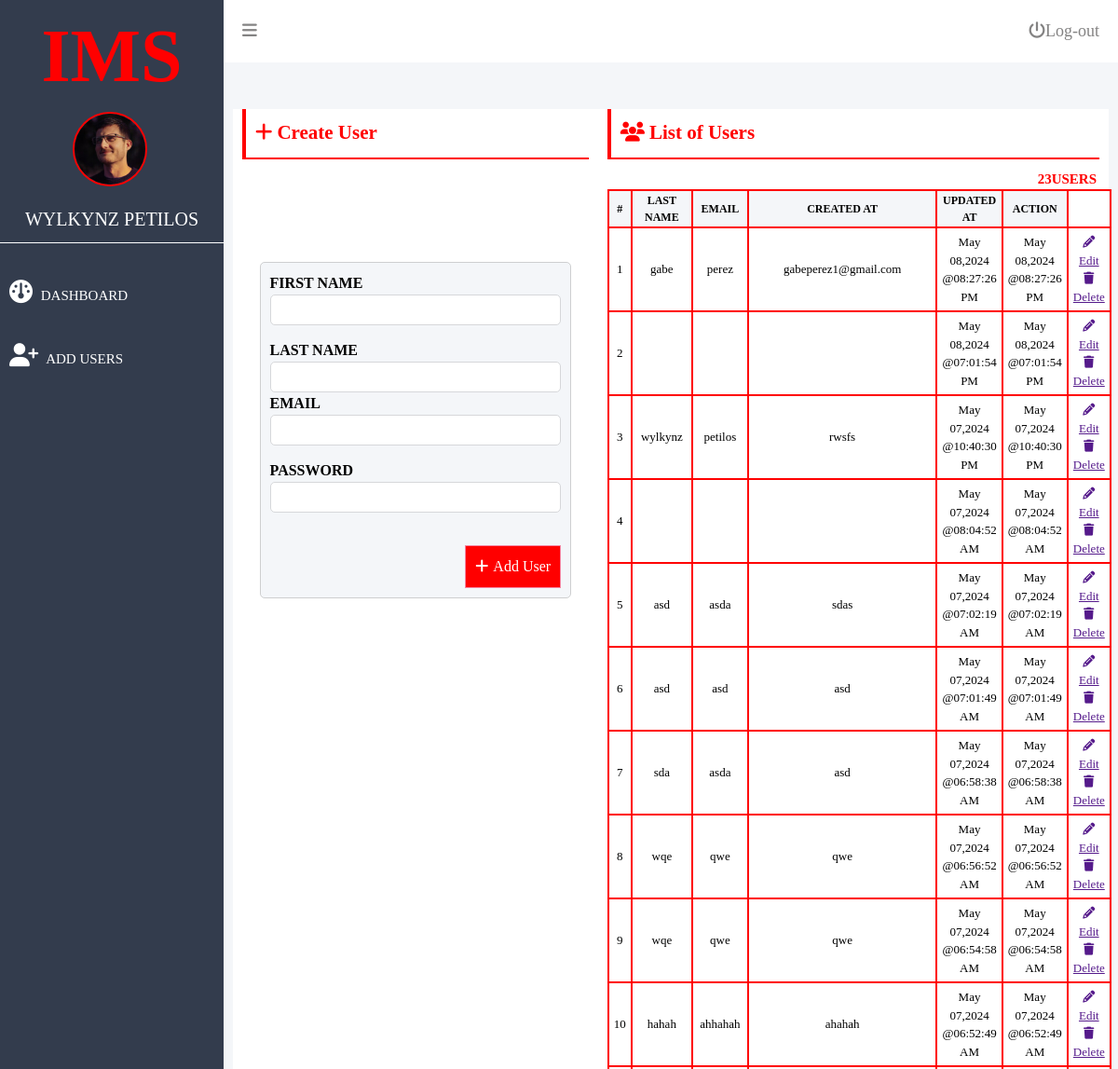
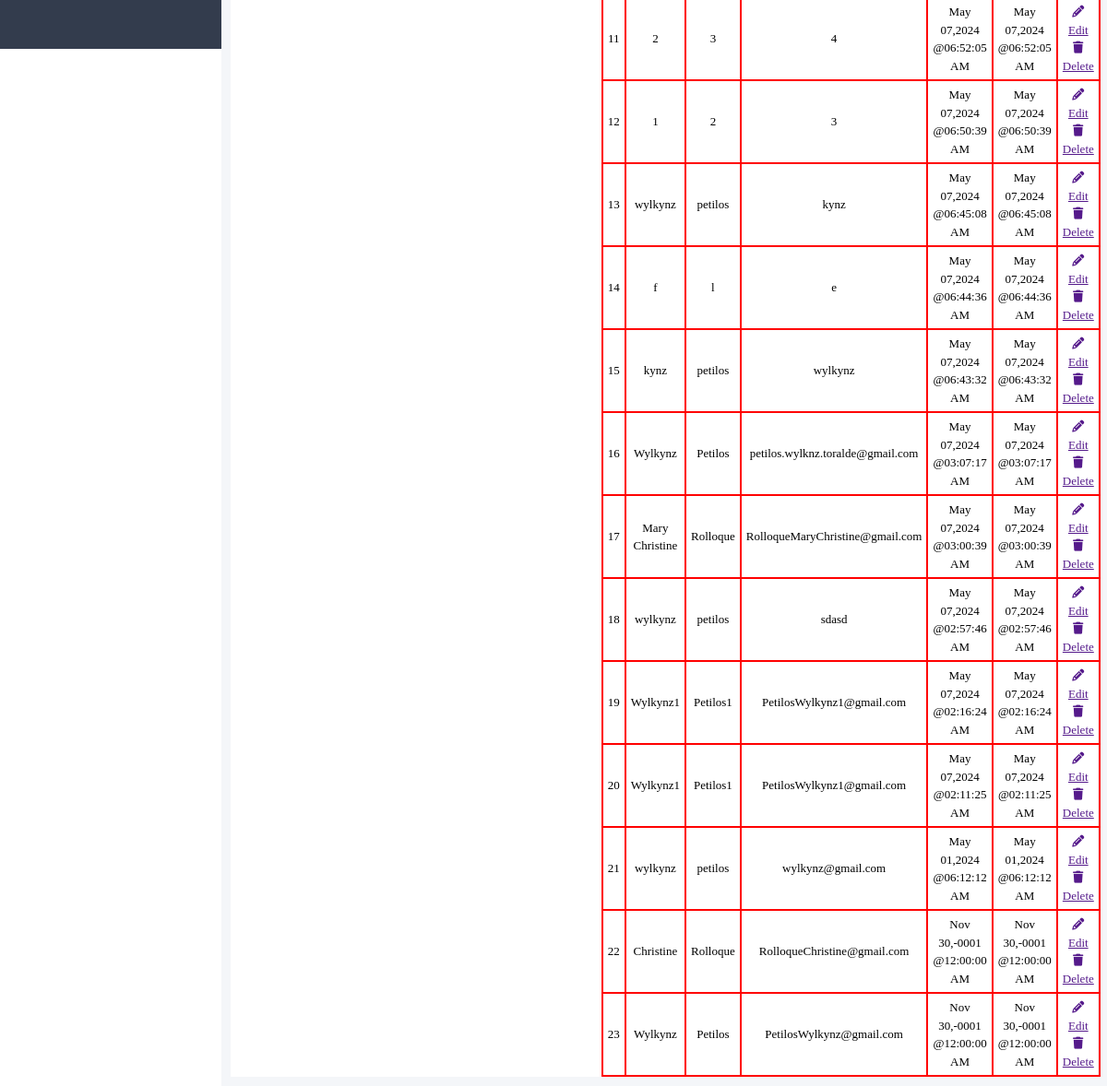
Screenshot of /user-add.php (signed in) with the database file from the repository (2 pictures, top to bottom).
### tables this page shows
CREATE TABLE `users` (
  `id` int(11) NOT NULL,
  `first_name` varchar(50) NOT NULL,
  `last_name` varchar(50) NOT NULL,
  `password` varchar(300) NOT NULL,
  `email` varchar(50) NOT NULL,
  `created_at` datetime NOT NULL,
  `updated_at` datetime NOT NULL
);

### IMS Database/show-users.php (called while the page is built)
<?php
include('connection.php');
$stmt = $conn->prepare("SELECT * FROM users ORDER BY created_at DESC");
$stmt->execute();
$stmt->setFetchMode(PDO::FETCH_ASSOC);
return $stmt->fetchAll();

### user-add.php (the view, shortened to what this page needs)
<?php
$user = $_SESSION['user'];
$users = include('IMS Database/show-users.php');
?>
<!DOCTYPE html>
<html>
<head>
    <link rel="stylesheet" type="text/css" href="CSS/ims.css">
    <link rel="stylesheet" href="https://cdnjs.cloudflare.com/ajax/libs/font-awesome/6.5.2/css/all.min.css"
 />
</head>
<body>
<div id="dashboardMainContainer">
    <?php include('partials/app-sidebar.php') ?>
    <div class="dashboard_content_container" id="dashboard_content_container">
    <?php include('partials/app-topnav.php') ?>
        <div class="dashboard_content">
        <div class="dashboard_content_main">
            <div class="row">
                <div class="column column-5">
                    <h1 class="section_header"><i class="fa fa-plus"></i>Create User</h1>
                      <div id="userAddFormContainer">
                       <form action="IMS Database/add.php" method="POST" class="appForm" id="userAddForm">
                    <div class="appFormInputContainer">
                        <label for="first_name">First Name</label>
                        <input type="text" class="appFormInput" id="first_name" name="first_name" />
                    </div class="appFormInputContainer">
                    <div>
                        <label for="last_name">Last Name</label>
                        <input type="text" class="appFormInput" id="last_name" name="last_name" />
                    </div>
                    <div class="appFormInputContainer">
    <label for="email">Email</label>
    <input type="text" class="appFormInput" id="email" name="email" autocomplete="email">
</div>
                    <div class="appFormInputContainer">
    <label for="password">Password</label>
    <input type="password" class="appFormInput" id="password" name="password" autocomplete="current-password">
</div>
                    <button type="submit" class="appBtn"><i class="fa-solid fa-plus"></i>Add User</button>
                </form>
                </div>
                </div>
                <div class="column column-7">
                <h1 class="section_header"><i class="fa fa-users"></i>List of Users</h1>
                        <div class="section_content">
                            <div class="users">
                                <p class="userCount"><?= count($users) ?>Users</p>
                                <table>
                                     <thead>
                                        <tr>
                                        <th>#</th>
                                        <th>Last Name</th>
                                        <th>Email</th>
                                        <th>Created At</th>
                                        <th>Updated At</th>
                                        <th>Action</th>
                                        </tr>
                                     </thead>
                                     <tbody>
                                        <?php
                                           foreach($users as $index => $user){ ?>
                                        <tr>
                                            <td><?= $index + 1 ?></td>
                                            <td><?= $user ['first_name'] ?></td>
                                            <td><?= $user ['last_name'] ?></td>
                                            <td><?= $user ['email'] ?></td>
                                            <td><?= date('M d,Y @h:i:s A', strtotime($user ['created_at'])) ?></td>
                                            <td><?= date('M d,Y @h:i:s A',strtotime($user ['updated_at'])) ?></td>
                                            <td>
                                                <a href=""><i class="fa fa-pencil"></i> Edit</a>
                                                <a href="" class="deleteUser" data-userid="<?= $user['id'] ?>" data-fname="<?= $user['first_name']?>"
                                                data-lname="<?= $user['last_name'] ?>"><i class="fa fa-trash"></i> Delete</a>
                                            </td>
                                        </tr>
                                        <?php }?>
                                     </tbody>
                                </table>
                            </div>
                        </div>
                </div>
              </div>
            </div>
        </div>
    </div>
</div>
</body>
</html>

### partials/app-sidebar.php
<div class="dashboard_sidebar" id="dashboard_sidebar">
        <h3 class="dashboard_logo" id="dashboard_logo">IMS</h3>
        <div class="dashboard_sidebar_user">
            <img src='images/user.jpg' alt="user Image." id="userImage"/>
            <span><?= $user['first_name']. ' ' . $user['last_name']?></span>
        </div>
        <div class="dashboard_side_menus">
            <ul class="dashboard_menu_list">
                <li>
                    <a href="./dashboard.php" > <i class="fa-solid fa-gauge"> </i> <span class="menuText"> DASHBOARD</span></a>
                </li>
                <li>
                    <a href="./user-add.php"> <i class="fa-solid fa-user-plus"> </i> <span class="menuText"> ADD USERS</span></a>
                </li>
            </ul>
        </div>
    </div>

### partials/app-topnav.php
<div class="dashboard_topnav">
            <a href="" id="toggleBtn"><i class="fa-solid fa-bars"></i></a>
            <a href="IMS Database/logout.php" id="logoutBtn"><i class="fa-solid fa-power-off"></i>Log-out</a>
        </div>

### CSS/ims.css (style rules this page uses)
*,*::before,*::after { box-sizing:border-box }
body,h1,h2,h3,h4,p,figure,blockquote,dl,dd { margin:0 }
body { min-height:100vh;text-rendering:optimizeSpeed;line-height:1.5 }
a:not([class]) { text-decoration-skip-ink:auto }
img,picture { max-width:100%;display:block }
input,button,textarea,select { font:inherit }
#dashboardMainContainer { display: flex; flex-direction: row; }
div.dashboard_sidebar { width: 20%; background: rgb(51, 60, 77); height: 150vh; }
div.dashboard_content_container { width: 80%; background: #f4f6f9; }
h3.dashboard_logo { color: #ff0000; font-size: 80px; text-align: center; }
div.dashboard_sidebar_user { position: relative; margin-bottom: 20px; border-bottom: 1px solid #ffff; text-align: center; }
div.dashboard_sidebar_user img { width: 80px; display: inline-block; border-radius: 50%; border: 2px solid #ff0000; margin-right: 5px; vertical-align: middle; margin-bottom: 20px; }
div.dashboard_sidebar_user span { top: 20%; font-size: 20px; text-transform: uppercase; color: #ffff; display: inline-block; margin-bottom: 10px; }
ul.dashboard_menu_list { list-style: none; }
ul.dashboard_menu_list { padding: 0px; margin-top: 20px; }
ul.dashboard_menu_list li { padding: 10px 0px; font-size: 15px; text-transform: uppercase; }
ul.dashboard_menu_list li a { text-decoration: none; color: #ffff; display: block; font-size: 15px; padding: 10px; }
ul.dashboard_menu_list li a i { padding-right: 5px; font-size: 25px; }
div.dashboard_topnav { background: #ffffff; padding: 20px; }
div.dashboard_topnav a { color: #848383; font-size: 18px; text-decoration: none; }
a#logoutBtn { float: right; size: 100px; }
div.dashboard_content { padding: 50px 10px 10px 10px; }
div.dashboard_content_main { background: #ffffff; min-height: 800px; height: 100%; height: 80%; }
form::after { content: ''; clear: both; display: block; }
form.appForm { width: 90%; margin: 0 auto; padding: 10px; border: 1px solid #cecfd0; border-radius: 5px; background: #f4f6f9; }
form label { font-weight: bold; text-transform: uppercase; }
form input.appFormInput { width: 100%; height: 33px; border: 1px solid #d6d7da; border-radius: 5px; }
div.appFormInputContainer { margin-bottom: 15px; }
div#userAddFormContainer { padding-top: 100px; }
button.appBtn { background: #ff0000; border: 1px solid #f685a1; color: #ffff; padding: 10px; margin-top: 20px; float: right; }
button.appBtn i { padding-right: 5px; }
div.row { display: flex; flex-direction: row; flex-wrap: wrap; width: 100%; }
div.column { width: 100%; padding: 0px 10px; }
div.column-5 { width: 41.67%; }
div.column-7 { width: 58.33%; }
h1.section_header { font-size: 21px; color: #ff0000; border-bottom: 2px solid #ff0000; padding-bottom: 11px; padding: 10px; border-left: 4px solid #ff0000; margin-bottom: 10px; }
h1.section_header i { padding-right: 5px; }
table, th, td { border:2px solid #ff0000; border-collapse: collapse; }
table { width: 100%; }
table th { font-size: 12px; text-transform: uppercase; text-align: center; background: #f4f6f9; }
table td { font-size: 13px; text-align: center; padding: 5px; }
p.userCount { text-align: right; font-size: 15px; font-weight: bold; text-transform: uppercase; color: #ff0000; padding-right: 3px; }

### rows the page displays
users: first_name "WYLKYNZ", last_name "PETILOS", first_name "wylkynz", last_name "petilos", email "wylkynz@gmail.com", created_at "May 01,2024 @06:12:12 AM", updated_at "May 01,2024 @06:12:12 AM"
users: first_name "gabe", last_name "perez", email "gabeperez1@gmail.com", created_at "May 08,2024 @08:27:26 PM", updated_at "May 08,2024 @08:27:26 PM"
users: created_at "May 08,2024 @07:01:54 PM", updated_at "May 08,2024 @07:01:54 PM"
users: first_name "wylkynz", last_name "petilos", email "rwsfs", created_at "May 07,2024 @10:40:30 PM", updated_at "May 07,2024 @10:40:30 PM"
users: created_at "May 07,2024 @08:04:52 AM", updated_at "May 07,2024 @08:04:52 AM"
users: first_name "asd", last_name "asda", email "sdas", created_at "May 07,2024 @07:02:19 AM", updated_at "May 07,2024 @07:02:19 AM"
users: first_name "asd", last_name "asd", email "asd", created_at "May 07,2024 @07:01:49 AM", updated_at "May 07,2024 @07:01:49 AM"
users: first_name "sda", last_name "asda", email "asd", created_at "May 07,2024 @06:58:38 AM", updated_at "May 07,2024 @06:58:38 AM"
users: first_name "wqe", last_name "qwe", email "qwe", created_at "May 07,2024 @06:56:52 AM", updated_at "May 07,2024 @06:56:52 AM"
users: first_name "wqe", last_name "qwe", email "qwe", created_at "May 07,2024 @06:54:58 AM", updated_at "May 07,2024 @06:54:58 AM"
users: first_name "hahah", last_name "ahhahah", email "ahahah", created_at "May 07,2024 @06:52:49 AM", updated_at "May 07,2024 @06:52:49 AM"
users: first_name "2", last_name "3", email "4", created_at "May 07,2024 @06:52:05 AM", updated_at "May 07,2024 @06:52:05 AM"
users: first_name "1", last_name "2", email "3", created_at "May 07,2024 @06:50:39 AM", updated_at "May 07,2024 @06:50:39 AM"
users: first_name "wylkynz", last_name "petilos", email "kynz", created_at "May 07,2024 @06:45:08 AM", updated_at "May 07,2024 @06:45:08 AM"
users: first_name "f", last_name "l", email "e", created_at "May 07,2024 @06:44:36 AM", updated_at "May 07,2024 @06:44:36 AM"
users: first_name "kynz", last_name "petilos", email "wylkynz", created_at "May 07,2024 @06:43:32 AM", updated_at "May 07,2024 @06:43:32 AM"
users: first_name "Wylkynz", last_name "Petilos", email "petilos.wylknz.toralde@gmail.com", created_at "May 07,2024 @03:07:17 AM", updated_at "May 07,2024 @03:07:17 AM"
users: first_name "Mary Christine", last_name "Rolloque", email "RolloqueMaryChristine@gmail.com", created_at "May 07,2024 @03:00:39 AM", updated_at "May 07,2024 @03:00:39 AM"
users: first_name "wylkynz", last_name "petilos", email "sdasd", created_at "May 07,2024 @02:57:46 AM", updated_at "May 07,2024 @02:57:46 AM"
users: first_name "Wylkynz1", last_name "Petilos1", email "PetilosWylkynz1@gmail.com", created_at "May 07,2024 @02:16:24 AM", updated_at "May 07,2024 @02:16:24 AM"
users: first_name "Wylkynz1", last_name "Petilos1", email "PetilosWylkynz1@gmail.com", created_at "May 07,2024 @02:11:25 AM", updated_at "May 07,2024 @02:11:25 AM"
users: first_name "Christine", last_name "Rolloque", email "RolloqueChristine@gmail.com", created_at "Nov 30,-0001 @12:00:00 AM", updated_at "Nov 30,-0001 @12:00:00 AM"
users: first_name "Wylkynz", last_name "Petilos", email "PetilosWylkynz@gmail.com", created_at "Nov 30,-0001 @12:00:00 AM", updated_at "Nov 30,-0001 @12:00:00 AM"

### other values shown
count($users) "23"
